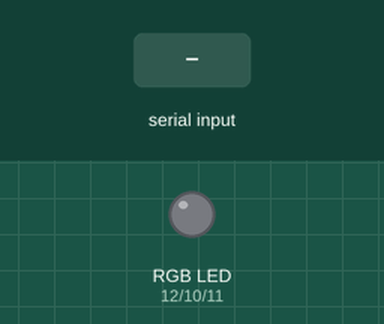
Bench run of a sketch on a simulated Arduino Uno, built with avr-gcc and run on an emulated ATmega328P. Shown: an RGB LED mixed from three pins (HIGH = lit). Inputs (shaded band) come from the test bench. What the sketch prints to the serial monitor is not drawn.

Above: at 1.2 s.
1.3 s: "Red" received over Serial
At 3.5 s:
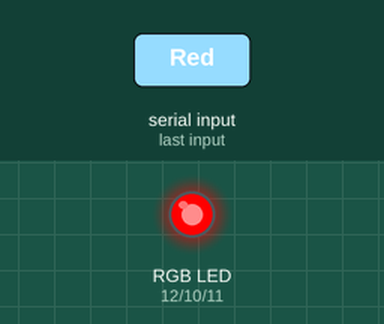
3.8 s: "Blue" received over Serial
At 5.6 s:
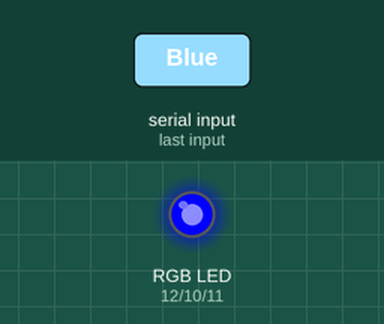
6.3 s: "Green" received over Serial
At 7.6 s:
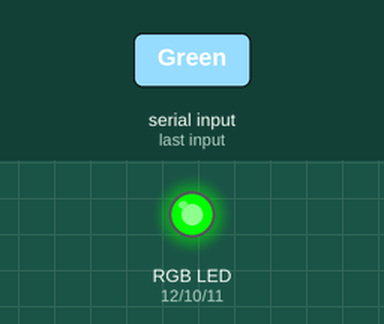
8.8 s: "Yellow" received over Serial
At 10.7 s:
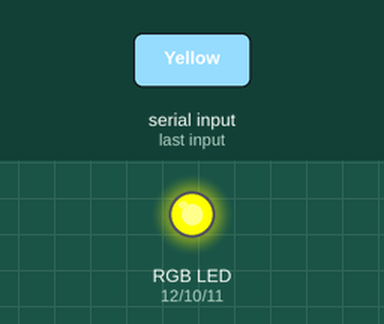
11.3 s: "Magneta" received over Serial
At 12.7 s:
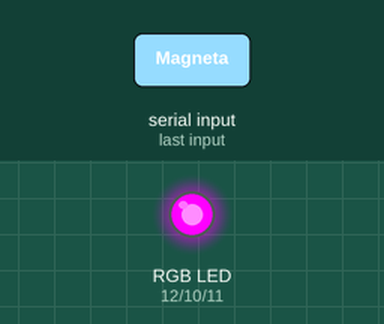
13.8 s: "Cyan" received over Serial
At 15.7 s:
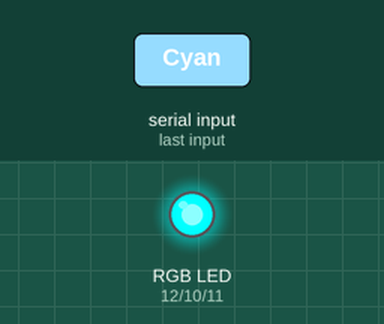
Timing chart, 0 to 17.2 s (numbered marks = the images above; inputs shaded):
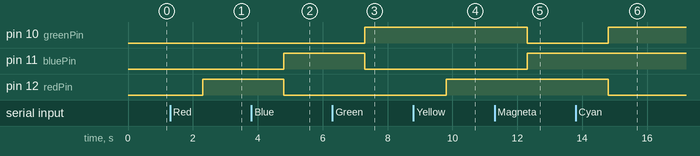

Measured:
- after the input at 1.3 s, pin 12 (redPin): LOW → HIGH after 1.0 s
- after the input at 3.8 s, pin 11 (bluePin): LOW → HIGH after 1.0 s; pin 12 (redPin): HIGH → LOW after 1.0 s
- after the input at 6.3 s, pin 10 (greenPin): LOW → HIGH after 1.0 s; pin 11 (bluePin): HIGH → LOW after 1.0 s
- after the input at 8.8 s, pin 12 (redPin): LOW → HIGH after 1.0 s
- after the input at 11.3 s, pin 10 (greenPin): HIGH → LOW after 1.0 s; pin 11 (bluePin): LOW → HIGH after 1.0 s
- after the input at 13.8 s, pin 10 (greenPin): LOW → HIGH after 1.0 s; pin 12 (redPin): HIGH → LOW after 1.0 s

The sketch:

RGB_LED_Project.ino
```cpp
int greenPin = 10;
int redPin = 12;
int bluePin = 11;
int waitTime = 1000;
String colorString;

void setup() {
  // put your setup code here, to run once:
  pinMode(greenPin,OUTPUT);
  pinMode(bluePin,OUTPUT);
  pinMode(redPin,OUTPUT);
  Serial.begin(9600);
}

void loop() {
  // put your main code here, to run repeatedly:
  Serial.print("What color do you want to lightup? ");
  while(Serial.available()==0){}
  colorString = Serial.readString();
  colorString.trim();
  Serial.println(colorString);
  if(colorString == "Red"){
    digitalWrite(redPin,HIGH);
    digitalWrite(greenPin,LOW);
    digitalWrite(bluePin,LOW);
    delay(waitTime);
  }
  else if(colorString == "Blue"){
    digitalWrite(redPin,LOW);
    digitalWrite(greenPin,LOW);
    digitalWrite(bluePin,HIGH);
    delay(waitTime);
  }
  else if(colorString == "Green"){
    digitalWrite(redPin,LOW);
    digitalWrite(greenPin,HIGH);
    digitalWrite(bluePin,LOW);
    delay(waitTime);
  }
  else if(colorString == "Off"){
    digitalWrite(redPin,LOW);
    digitalWrite(greenPin,LOW);
    digitalWrite(bluePin,LOW);
    delay(waitTime);
  }
  else if(colorString == "Yellow"){
    analogWrite(redPin,255);
    analogWrite(greenPin,255);
    analogWrite(bluePin,0);
    delay(waitTime);
  }
  else if(colorString == "Magneta"){
    analogWrite(redPin,255);
    analogWrite(greenPin,0);
    analogWrite(bluePin,255);
    delay(waitTime);
  }
  else if(colorString == "Cyan"){
    analogWrite(redPin,0);
    analogWrite(greenPin,255);
    analogWrite(bluePin,255);
    delay(waitTime);
  }
  else if(colorString == "Black"){
    analogWrite(redPin,0);
    analogWrite(greenPin,0);
    analogWrite(bluePin,0);
    delay(waitTime);
  }
  else if(colorString == "White"){
    analogWrite(redPin,255);
    analogWrite(greenPin,255);
    analogWrite(bluePin,255);
    delay(waitTime);
  }
  else{
    digitalWrite(redPin,LOW);
    digitalWrite(greenPin,LOW);
    digitalWrite(bluePin,LOW);
    delay(waitTime);
  }
}
```
